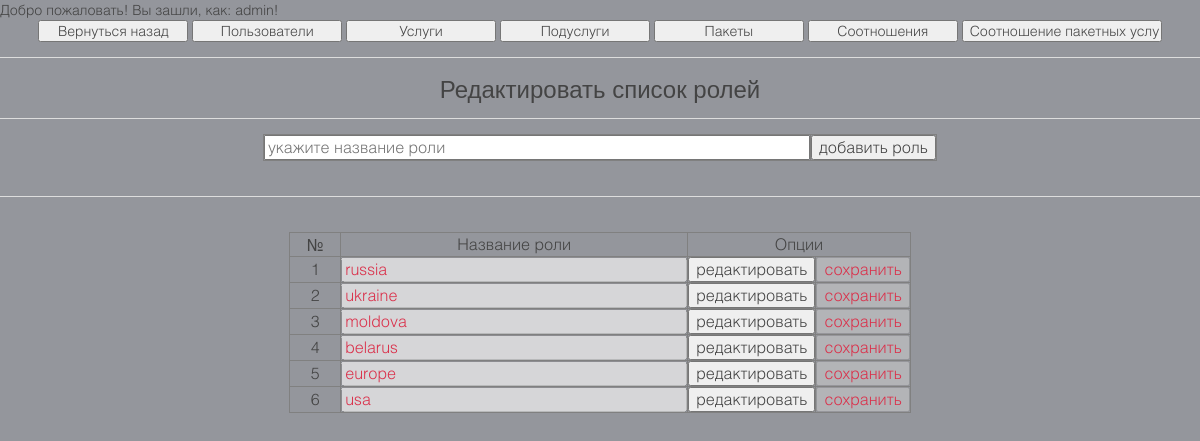
The app's page /templates/adminzone/admroles.php (signed in), older data.
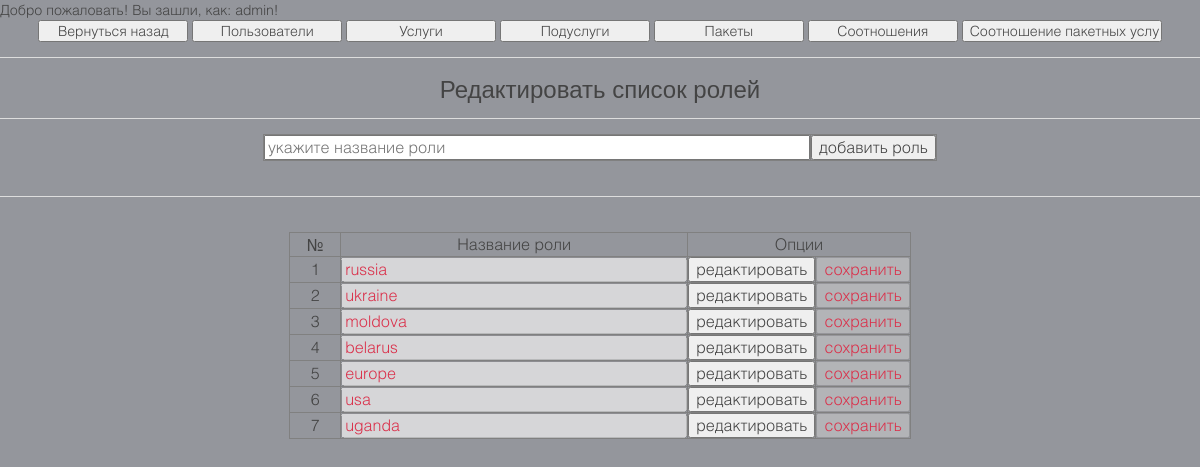
The same page, newer data.
### tables this page shows
CREATE TABLE IF NOT EXISTS `system_roles` (
  `role_id` int(11) NOT NULL AUTO_INCREMENT,
  `role_name` varchar(40) NOT NULL,
  PRIMARY KEY (`role_id`),
  UNIQUE KEY `role_name` (`role_name`)
);

### templates/adminzone/admroles.php (the view, shortened to what this page needs)
<?php
echo "Добро пожаловать! Вы зашли, как: ".$_SESSION['uname']."!";
?>
<html lang="en-gb" dir="ltr">
    <head>
        <link rel="stylesheet" href="../css/uikit.css">
    </head>
    <body class="tm-background">
        <center><input value="Вернуться назад" onclick="location.href='../adminpanel'" type="button" style="width: 150px"> <input value="Пользователи" onclick="location.href='admusers.php'" type="button" style="width: 150px"> <input value="Услуги" onclick="location.href='admservices.php'" type="button" style="width: 150px"> <input value="Подуслуги" onclick="location.href='admpodservices.php'" type="button" style="width: 150px"> <input value="Пакеты" onclick="location.href='admpackets.php'" type="button" style="width: 150px"> <input value="Соотношения" onclick="location.href='admrelations.php'" type="button" style="width: 150px"> <input value="Соотношение пакетных услуг" onclick="location.href='admpacketsrelation.php'" type="button" style="width: 200px"></center>
        <hr>
        <center><h2>Редактировать список ролей</h2></center>
        <hr>
    </body>
</html>
<?php
echo    "<table border='1' cellspacing='0' cellpadding='0' align='center'>";
echo        "<tr>";
echo            "<td width='200'>";
echo                "<input type='text' id='newRole' size='74' placeholder='укажите название роли'>";
echo            "</td>";
echo            "<td width='100'>";
echo                "<input type='button' id='addrole' value='добавить роль' size='62'>";
echo            "</td>";
echo        "</tr>";
echo    "</table>";
echo    "<hr>";
$currentRoles = mysql_query("SELECT * FROM system_roles ORDER BY role_id ASC");
echo "<table border='1' cellspacing='0' cellpadding='0' align='center'>";
echo    "<tr><td width='50'><center>№</center></td><td width='200'><center>Название роли</center></td><td width='150' colspan='2'><center>Опции</center></td></tr>";
$row_counter = 0;
while ($getRoleFields = mysql_fetch_array($currentRoles))
{
    $row_counter++;
    echo "<tr>";
    echo    "<td width='50'><center>".$getRoleFields['role_id']."</center></td>";
    echo    "<td width='200'><input type='text' id='role".$row_counter."' value='".$getRoleFields['role_name']."' size='46' disabled></td>";
        echo "<td width='50'>";
        if ($getRoleFields['role_id'] > 0 )
        {
            echo "<center><input type='button' id='editRoleData".$row_counter."' value='редактировать'></center></td>";
        } else
        {
            echo "";
        }
        echo "<td width='50'>";
        if ($getRoleFields['role_id'] > 0 )
        {
            echo "<center><input type='button' id='saveRoleData".$row_counter."' value='сохранить' disabled></center></td>";
        } else
        {
            echo "";
        }
    echo "</tr>";
}
echo "</table>";
?>

Row changes from the older to the newer data that the page shows:
added system_roles: role_id "7", role_name "uganda"
